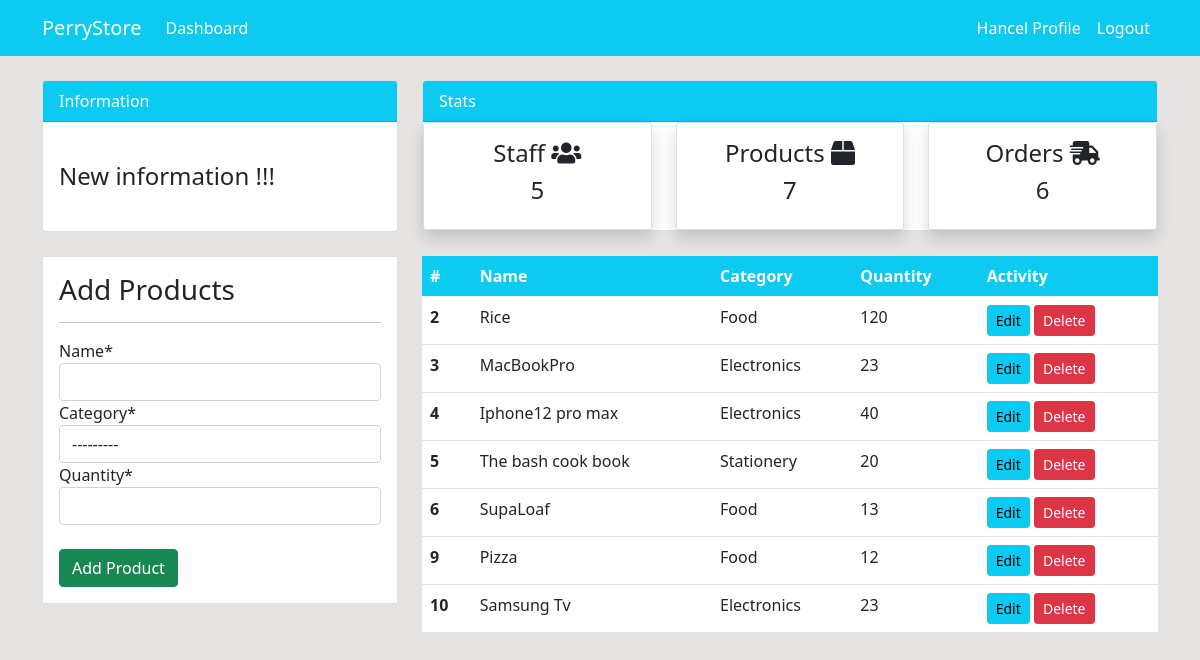
Before: /products/ (signed in) with the older database file.
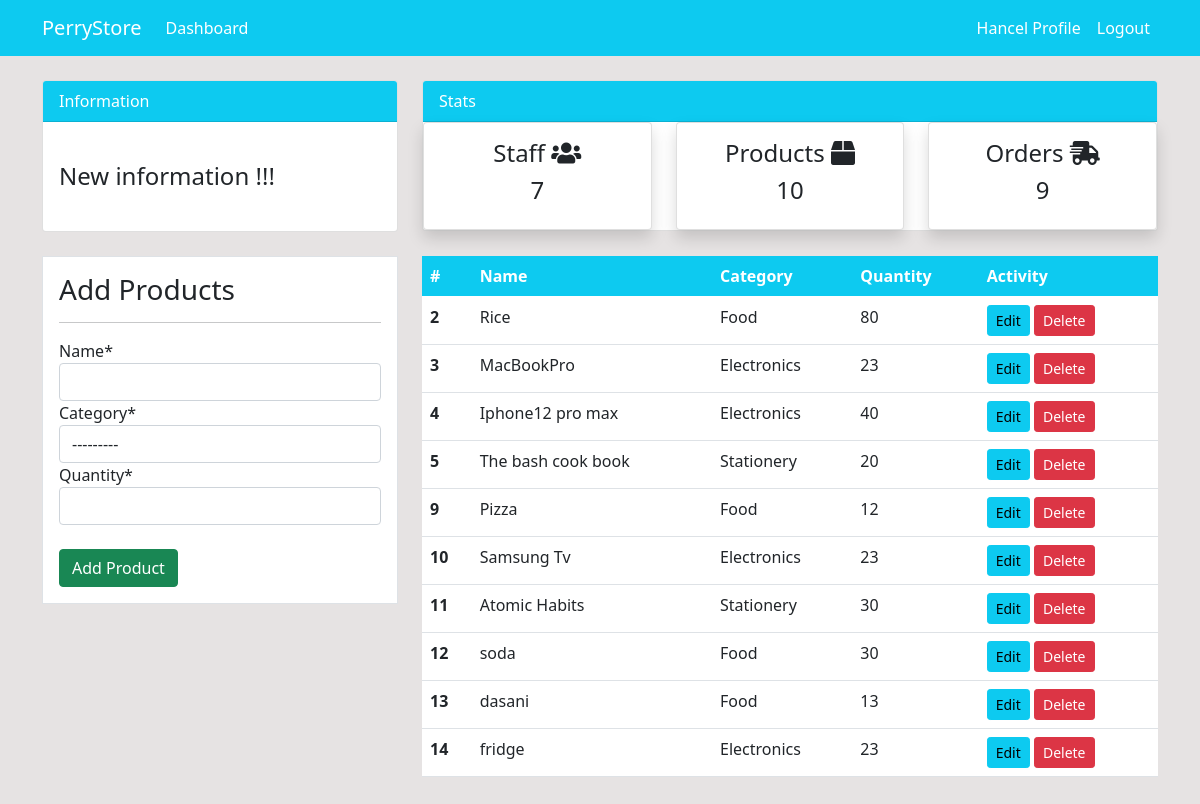
After: the same page with the newer database file.
### dashboards/models.py (models this page shows, shortened)
class Product(models.Model):
    name = models.CharField(max_length=40,null=True)
    category = models.CharField(max_length=40, choices= CATEGORY,null=True)
    quantity = models.PositiveIntegerField(null=True)

### dashboards/views.py (the view)
# urls.py: path('products/', views.products, name = 'dash-products'),
@login_required(login_url = 'login')
def products(request):
    prods = Product.objects.all()
    products_count = prods.count()
    staff = User.objects.all()
    orders = Order.objects.all()
    staff_count = staff.count()
    orders_count = orders.count()
    if request. method == 'POST':
        form = ProductForm(request.POST)
        if form.is_valid():
            form.save()
            product_name = form.cleaned_data.get('name')
            messages.success(request, f'{product_name} has been added successfully')
        return redirect ('dash-products')
    else:
        form = ProductForm()
    context= {
        'prods':prods,
        'form' : form,
        'products_count': products_count,
        'orders_count': orders_count,
        'staff_count':staff_count
    }
    return render(request, 'dashboard/products.html', context)

### dashboards/forms.py
class ProductForm(forms.ModelForm):
    class Meta:
        model = Product
        fields = ['name','category','quantity']

### dashboards/templates/dashboard/products.html (shortened to what this page needs)
{%extends 'partials/base.html' %}
{% block content%}
{% include 'partials/topside.html' %}
{% load crispy_forms_tags %}
 <div class="container">
    <div class="row my-4">
        <div class="col-md-4">
            <div class="border bg-white p-3">
                <h3>Add Products</h3>
                <hr>
                <form method="POST">
                    {{ form| crispy}}
                    <br>
                    <input class="btn btn-success btn-block" type="submit" value="Add Product">
                </form>
            </div>
        </div>
        <div class="col-md-8">
            <table class="table bg-white">
                <thead class="bg-info">
                    <tr class="text-white">
                        <th scope="col">#</th>
                        <th scope="col">Name</th>
                        <th scope="col">Category</th>
                        <th scope="col">Quantity</th>
                        <th scope="col">Activity</th>
                    </tr>
                </thead>
                <tbody>
                    {% for prod in prods %}
                    <tr>
                        <th scope="row">{{prod.id}}</th>
                        <td>{{prod.name}}</td>
                        <td>{{prod.category}}</td>
                        <td>{{prod.quantity}}</td>
                        <td>
                            <a class="btn btn-info btn-sm" href="{% url 'prod-update' prod.id%}">Edit</a>
                            <a class="btn btn-danger btn-sm" href="{% url 'prod-delete' prod.id%}">Delete</a>
                        </td>
                    </tr>
                   {% endfor %}
                </tbody>
            </table>
        </div>
    </div>
</div>
{% endblock %}

### dashboards/templates/partials/base.html (shortened to what this page needs)
{% load static %}
<!DOCTYPE html>
<html lang="en">
<head>
        <link href="https://cdn.jsdelivr.net/npm/bootstrap@5.1.0/dist/css/bootstrap.min.css" rel="stylesheet"
>
        <link rel="stylesheet" href="https://pro.fontawesome.com/releases/v5.10.0/css/all.css"
 />
        <link rel="stylesheet" href="{% static 'styles.css' %}">
    </head>
<body>
    {% include 'partials/nav.html' %}
    {% block content%}
{% endblock %}
</body>
</html>

### dashboards/templates/partials/nav.html (shortened to what this page needs)
<!DOCTYPE html>
<html lang="en">
<head>
</head>
<body>
  <nav class="navbar navbar-expand-lg navbar-info bg-info">
    <div class="container">
      {% if user.is_authenticated %}
      <a class="navbar-brand text-white" text href="/">PerryStore</a>
      <div class="collapse navbar-collapse" id="navbarSupportedContent">
        <ul class="navbar-nav me-auto mb-2 mb-lg-0">
          <li class="nav-item">
            <a class="nav-link active text-white" aria-current="page" href="{% url 'index'%}">Dashboard</a>
          </li>
        </ul>
        <ul class="navbar-nav ml-auto">
          <li class="nav-item">
            <a class="nav-link text-white" aria-current="page" href="{% url 'profile'%}">{{user.username}} Profile</a>
          </li>
          <li class="nav-item">
            <a class="nav-link text-white" href="{% url 'logout'%}">Logout</a>
          </li>
        </ul>
        {% endif %}
      </div>
    </div>
  </nav>
</body>
</html>

### dashboards/templates/partials/topside.html
<div class="container">
    <div class="row mt-4">
      <div class="col-md-4">
        <div class="card">
          <div class="card-header bg-info text-white">
            Information
          </div>
            <div class="card-body">
              <marquee behavior="" direction="">
                <h4 class="my-4">New information !!!
                </h4>
              </marquee>
            </div>
          </div>
        </div>
        <div class="col-md-8">
          <div class="card">
            <div class="card-header bg-info text-white">
              Stats
            </div>
            <div class="row">
              <div class="col-md-4">
                <a class="text-decoration-none text-dark" href="{% url 'dash-staff'%}">
                            <div class="card onec shadow text-center  p-3">
                <h4>Staff <i class="fas fa-users"></i></h4>
                <h4>{{staff_count}}</h4>
              </div>
            </a>
            </div>
            <div class="col-md-4">
              <a class="text-decoration-none text-dark" href="{% url 'dash-products'%}">
                          <div class="card onec shadow text-center p-3">
              <h4>Products <i class="fas fa-box"></i></h4>
              <h4>{{products_count}}</h4>
            </div>
          </a>
          </div>
          <div class="col-md-4">
            <a class="text-decoration-none text-dark" href="{% url 'dash-orders'%}">
                        <div class="card onec shadow text-center  p-3">
            <h4>Orders <i class="fas fa-shipping-fast"></i></h4>
            <h4>{{orders_count}}</h4>
          </div>
        </a>
        </div>
            </div>
          </div>
        </div>
    </div>
  </div>

### static/styles.css (style rules this page uses)
body { background-color:rgb(230,227,227) }

Changed rows visible on the page:
removed Product: id "6", name "SupaLoaf", category "Food", quantity "13"
changed Product "Rice": quantity "120" → "80"
added Product: id "11", name "Atomic Habits", category "Stationery", quantity "30"
added Product: id "12", name "soda", category "Food", quantity "30"
added Product: id "13", name "dasani", category "Food", quantity "13"
added Product: id "14", name "fridge", category "Electronics", quantity "23"
Other visible differences:
{{ staff_count }}: "5" → "7"
{{ products_count }}: "7" → "10"
{{ orders_count }}: "6" → "9"
